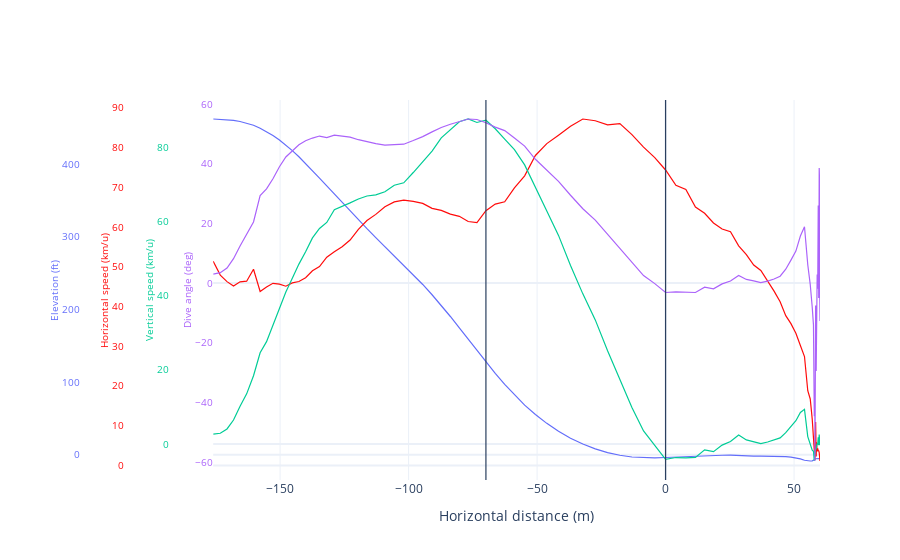

Notebook source saved alongside this figure:
### Markdown cell above
<br>

**Overview**

This provides a comprehensive overview of the maneuver, displaying elevation, horizontal speed, vertical speed, and the dive angle. Additionally, two vertical lines are incorporated to offer more information regarding the commencement and conclusion of the rollout.

### Code cell
landing_viz = LandingVisualisations(df=jump_df, speed_metric='km/u', distance_metric='m')
landing_viz.plt_overview(['Elevation', 'Horizontal speed', 'Vertical speed', 'Dive angle'])
